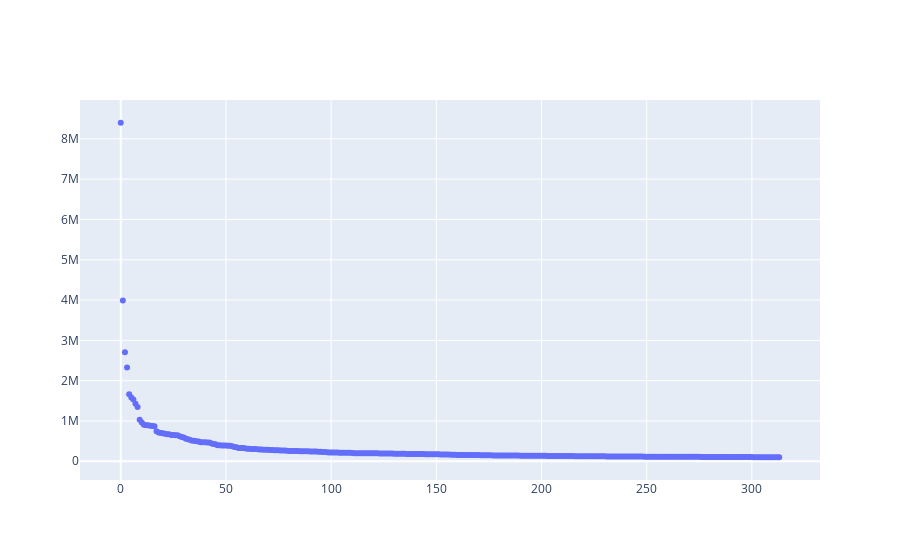

Notebook cell for this chart:
### Markdown cell above
Now, below let's plot our data.

### Code cell
import plotly.graph_objects as go

cities_trace = go.Scatter(y = populations, mode = 'markers', hovertext = city_names)
go.Figure(cities_trace)

### Figure 1 — Plotly figure (JSON) as saved in the notebook; plotly's stock layout.template omitted (floating-point values rounded to 4 significant figures; data arrays with more than 128 entries replaced by an {"elided": "..."} marker saying what was removed)
{"data": [{"hovertext": {"elided": "314 str values"}, "mode": "markers", "type": "scatter", "y": {"elided": "314 int values"}}], "layout": {"autosize": true, "xaxis": {"autorange": true, "range": [-19.79, 332.8]}, "yaxis": {"autorange": true, "range": [-507700.0, 9007000.0], "type": "linear"}}}
